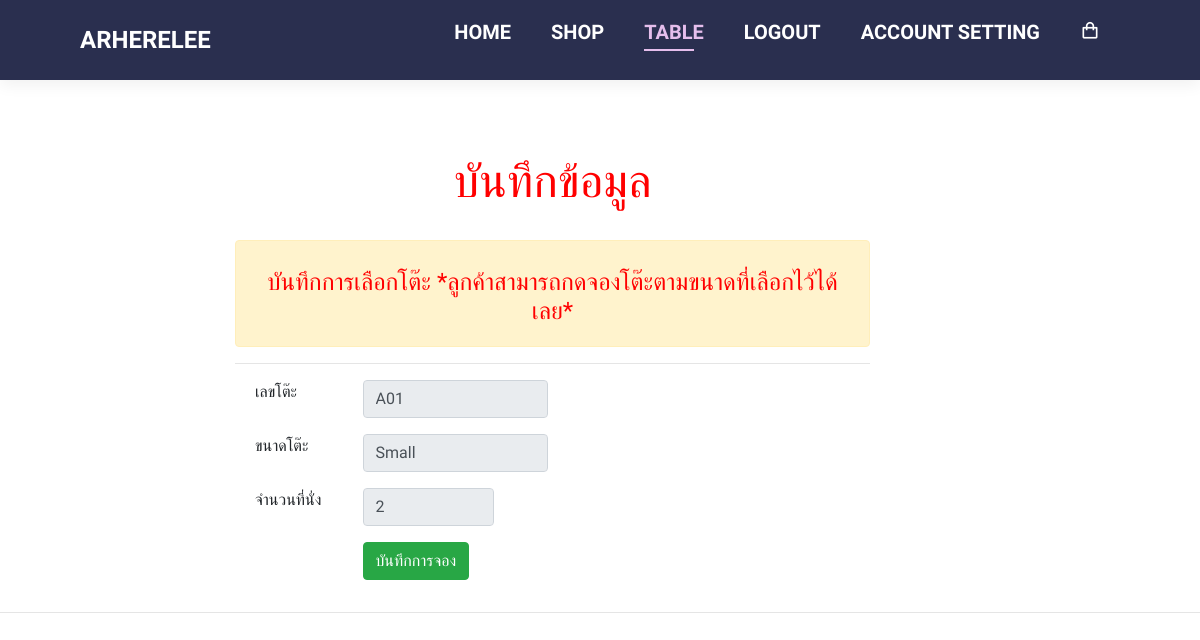
The app's page /afterlogin/booking.php?id=1&act=booking (signed in) with its own data.
### tables this page shows
CREATE TABLE `seat_reserve` (
  `reserve_id` int(11) NOT NULL,
  `table_name` varchar(3) NOT NULL,
  `table_status` int(1) NOT NULL COMMENT '0=ว่าง,1=จอง',
  `seat_type_id` varchar(2) NOT NULL,
  `user_id` int(11) DEFAULT NULL
);

CREATE TABLE `seat_type` (
  `seat_type_id` varchar(2) NOT NULL,
  `sizetable` varchar(10) NOT NULL,
  `sizevalue` int(10) NOT NULL
);

### afterlogin/booking.php (the view, shortened to what this page needs)
<?php
require_once 'condb.php';
$query = "SELECT * FROM seat_reserve sr,seat_type st WHERE sr.reserve_id=$_GET[id] AND sr.seat_type_id=st.seat_type_id";
$result = mysqli_query($condb, $query);
$row = mysqli_fetch_array($result);
?>
<!doctype html>
<html lang="en">
<head>
    <link rel="stylesheet" href="https://stackpath.bootstrapcdn.com/bootstrap/4.1.3/css/bootstrap.min.css"
>
    <link rel="stylesheet"
        href="https://cdn.jsdelivr.net/npm/boxicons@latest/css/boxicons.min.css">
    <link href="https://cdn.jsdelivr.net/npm/remixicon@3.2.0/fonts/remixicon.css" rel="stylesheet">
    <link rel="stylesheet" href="https://cdnjs.cloudflare.com/ajax/libs/font-awesome/5.15.3/css/all.min.css">
    <link rel="stylesheet" href="/database_project/beforelogin/style.css">
</head>
<body>
    <section id="header">
        <a href="afterlogin.php" class="headerlogo">ARHERELEE</a>
        <div>
            <ul id="navbar-after">
                <li><a href="afterlogin.php">HOME</a></li>
                <li><a href="afshop.php">SHOP</a></li>
                <li><a class="active" href="table.php">TABLE</a></li>
                <li><a href="logout.php">LOGOUT</a></li>
                <li><a href="accountsetting2.php?edit=<?php echo $_SESSION['user_login']; ?>">ACCOUNT SETTING</a></li>
                <li id="lg-bag"><a href="afcart.php"><i class='bx bx-shopping-bag'></i></a></li>
            </ul>
        </div>
    </section>
    <div class="container">
        <div class="row">
            <div class="col-sm-2 col-md-2"></div>
            <div class="col-12 col-sm-11 col-md-7" style="margin-top: 50px;">
                <br>
                <h2 align="center" style="color: red;">บันทึกข้อมูล</h2>
                <br>
                <div class="row">
                    <div class="col-sm-12 col-md-12">
                        <div class="alert alert-warning" role="alert">
                            <center>
                                <font color="red"> <p class="h4"> บันทึกการเลือกโต๊ะ *ลูกค้าสามารถกดจองโต๊ะตามขนาดที่เลือกไว้ได้เลย* </p>
                                </font>
                            </center>
                        </div>
                        <hr>
                        <div style="margin-left: 20px;">
                            <form action="save_booking.php" method="post">
                                <div class="form-group row">
                                    <label class="col-sm-2 ">เลขโต๊ะ</label>
                                    <div class="col-sm-4">
                                        <input type="text" name="table_name" class="form-control" disabled
                                            value="<?php echo $row['table_name']; ?>">
                                    </div>
                                </div>
                                <div class="form-group row">
                                    <label class="col-sm-2 ">ขนาดโต๊ะ</label>
                                    <div class="col-sm-4">
                                        <input type="text" name="sizetable" class="form-control" disabled
                                            value="<?php echo $row['sizetable']; ?>">
                                    </div>
                                </div>
                                <div class="form-group row">
                                    <label class="col-sm-2 ">จำนวนที่นั่ง</label>
                                    <div class="col-sm-3">
                                        <input type="text" name="booking_staff" class="form-control" disabled
                                            value="<?php echo $row['sizevalue']; ?>">
                                    </div>
                                </div>
                                <div class="form-group row">
                                    <label class="col-sm-2 "></label>
                                    <div class="col-sm-10">
                                        <button type="submit" class="btn btn-success">บันทึกการจอง</button>
                                    </div>
                                </div>
                            </form>
                        </div>
                    </div>
                </div>
            </div>
        </div>
    </div>
    <hr>
</body>
</html>

### beforelogin/style.css (style rules this page uses)
* { margin: 0; padding: 0; box-sizing: border-box; font-family: "Spartan", sans-serif; }
html { scroll-behavior: smooth; }
h2 { font-size: 46px; line-height: 54px; color: #222; }
p { font-size: 16px; color: #465b52; margin: 15px 0 20px 0; }
body { width: 100%; }
#header { display: flex; align-items: center; justify-content: space-between; padding: 20px 80px; background-color: #2A2F4F; box-shadow: 0 5px 15px rgba(0, 0, 0, 0.06); z-index: 999; position: sticky; top: 0; left: 0; height: 80px; }
.headerlogo { text-decoration: none; color: white; font-weight: 600; font-size: 24px; }
#navbar-after { display: flex; align-items: center; justify-content: center; }
#navbar-after li { list-style: none; padding: 0 20px; position: relative; }
#navbar-after li a { text-decoration: none; font-size: 20px; font-weight: 600; color: white; transition: 0.3s ease; }
#navbar-after li a:hover, #navbar-after li a.active { color: #E5BEEC; }
#navbar-after li a.active::after, #navbar-after li a:hover::after { content: ""; width: 50%; height: 2px; background: #E5BEEC; position: absolute; bottom: -4px; left: 20px; }

### records on screen
seat_reserve: table_name "A01", sizetable "Small", booking_staff "2"
